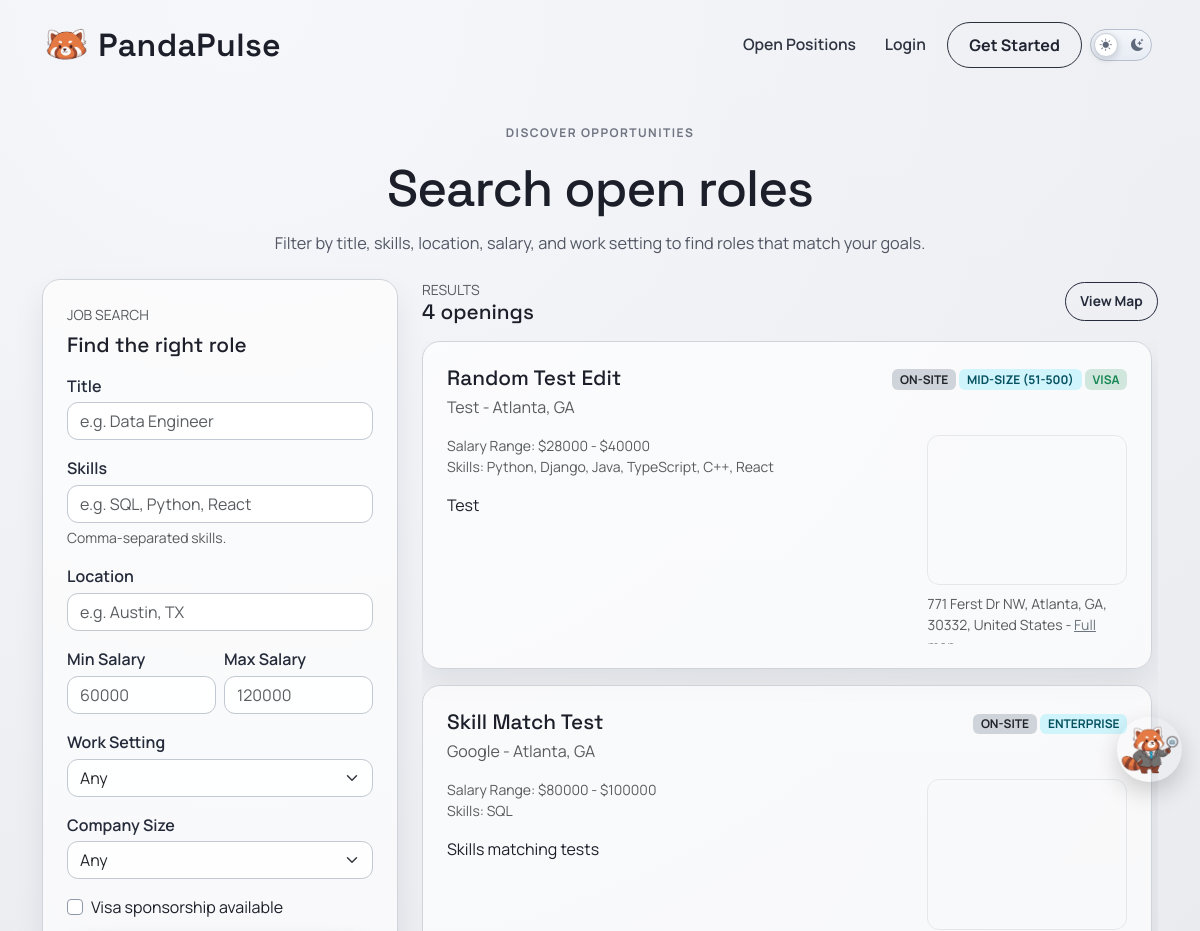
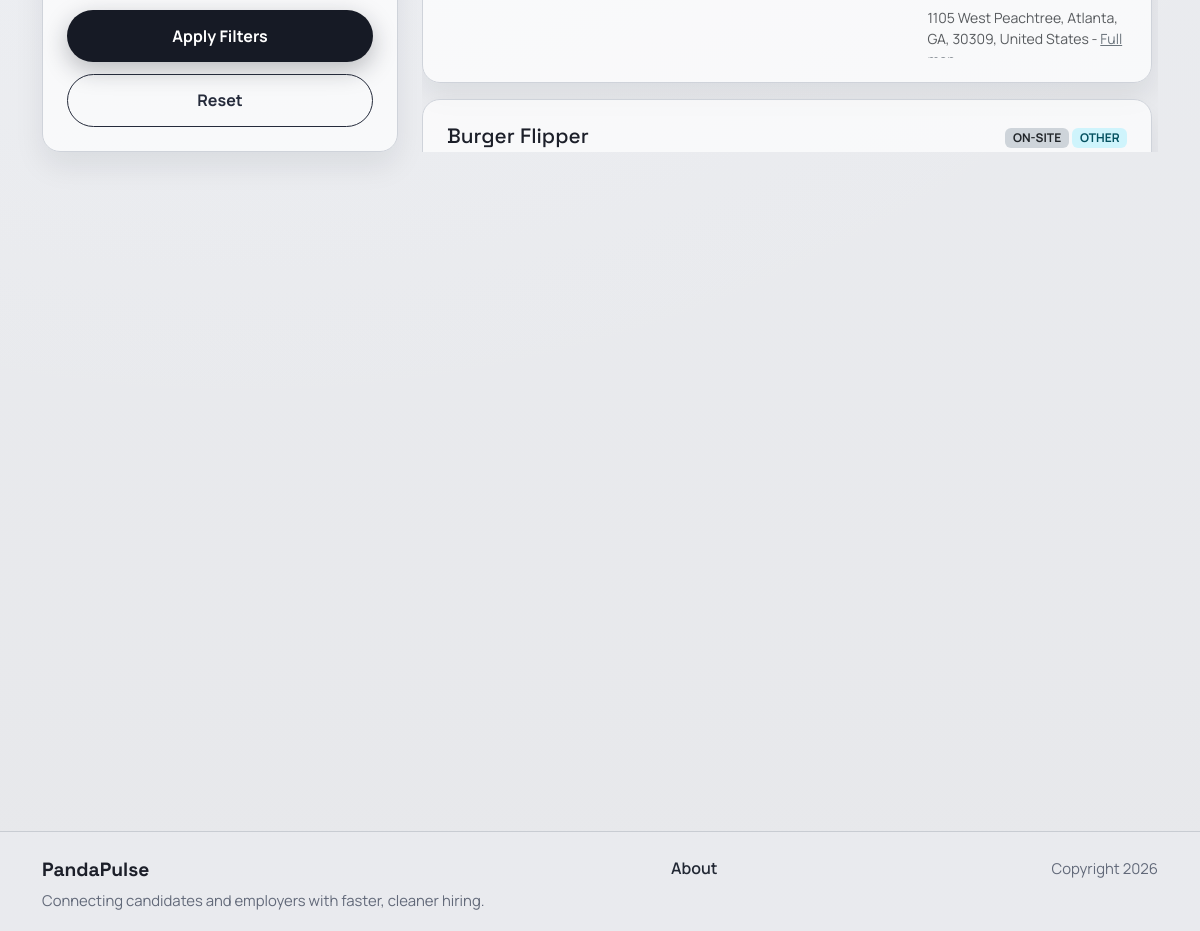
The app's page /jobposts/search/ with its own data (2 pictures, top to bottom).
### jobposts/models.py (models this page shows, shortened)
class JobPost(models.Model):
    COMPANY_SIZE_CHOICES = [
        ("small", "Small (1-50)"),
        ("mid_size", "Mid-size (51-500)"),
        ("large", "Large (501-5,000)"),
        ("fortune_500", "Fortune 500"),
        ("startup", "Startup"),
        ("enterprise", "Enterprise"),
        ("other", "Other"),
    ]
    owner = models.ForeignKey(
        settings.AUTH_USER_MODEL,
        on_delete=models.CASCADE,
        related_name='job_posts',
        null=True,
        blank=True,
    )
    title = models.CharField(max_length=200)
    company = models.CharField(max_length=150)
    location = models.CharField(max_length=150)
    pay_range = models.CharField(max_length=100)
    skills = models.CharField(max_length=300, blank=True)
    salary_min = models.IntegerField(null=True, blank=True)
    salary_max = models.IntegerField(null=True, blank=True)
    WORK_SETTING_CHOICES = [
        ("remote", "Remote"),
        ("onsite", "On-site"),
        ("hybrid", "Hybrid"),
    ]
    work_setting = models.CharField(max_length=20, choices=WORK_SETTING_CHOICES, default="onsite")
    company_size = models.CharField(max_length=20, choices=COMPANY_SIZE_CHOICES, default="other")
    visa_sponsorship = models.BooleanField(default=False)
    description = models.TextField()
    created_at = models.DateTimeField(auto_now_add=True)

### map/models.py (models this page shows, shortened)
class OfficeLocation(models.Model):
    job_post = models.OneToOneField(
        'jobposts.JobPost',
        on_delete=models.CASCADE,
        related_name='office_location',
    )
    address_line_1 = models.CharField(max_length=255, blank=True)
    address_line_2 = models.CharField(max_length=255, blank=True)
    city = models.CharField(max_length=100, blank=True)
    state = models.CharField(max_length=100, blank=True)
    postal_code = models.CharField(max_length=20, blank=True)
    country = models.CharField(max_length=100, blank=True, default='United States')
    latitude = models.DecimalField(
        max_digits=9,
        decimal_places=6,
        validators=[
            MinValueValidator(Decimal('-90')),
            MaxValueValidator(Decimal('90')),
        ],
    )
    longitude = models.DecimalField(
        max_digits=9,
        decimal_places=6,
        validators=[
            MinValueValidator(Decimal('-180')),
            MaxValueValidator(Decimal('180')),
        ],
    )
    class Meta:
        ordering = ['job_post_id']
    @property
    def full_address(self):
        parts = [
            self.address_line_1,
            self.address_line_2,
            self.city,
            self.state,
            self.postal_code,
            self.country,
        ]
        return ', '.join([part for part in parts if part])
    @property
    def osm_embed_url(self):
        lat = float(self.latitude)
        lon = float(self.longitude)
        return f'https://maps.google.com/maps?q={lat},{lon}&z=15&output=embed'

### jobposts/views.py (the view, shortened to what this page needs)
# urls.py: path('search/', views.search, name='jobposts.search'),
def search(request):
    if request.user.is_authenticated:
        prof = Profile.objects.filter(user=request.user).first()
        if prof and (prof.account_type == Profile.AccountType.EMPLOYER and not prof.user.is_staff):
            return redirect("accounts.candidate_search")
    template_data = {'title': 'Job Search'}
    posts = JobPost.objects.select_related('office_location').all().order_by('-created_at')
    can_post_job = False
    if request.user.is_authenticated:
        can_post_job = _is_employer(request.user)
    title = request.GET.get('title', '').strip()
    skills = request.GET.get('skills', '').strip()
    location = request.GET.get('location', '').strip()
    salary_min = request.GET.get('salary_min', '').strip()
    salary_max = request.GET.get('salary_max', '').strip()
    work_setting = request.GET.get('work_setting', '').strip()
    company_size = request.GET.get('company_size', '').strip()
    visa_sponsorship = request.GET.get('visa_sponsorship', '').strip()
    use_home_radius = False
    radius_miles = ''
    radius_warning = ''
    radius_active = False
    is_applicant = False
    applicant_profile = None
    has_home_address = False
    home_address = ''
    if title:
        posts = posts.filter(title__icontains=title)
    if skills:
        skill_terms = [term.strip() for term in skills.split(',') if term.strip()]
        for term in skill_terms:
            posts = posts.filter(skills__icontains=term)
    if location:
        posts = posts.filter(location__icontains=location)
    if work_setting:
        posts = posts.filter(work_setting=work_setting)
    if company_size:
        posts = posts.filter(company_size=company_size)
    if visa_sponsorship.lower() in {'true', '1', 'on', 'yes'}:
        posts = posts.filter(visa_sponsorship=True)
    if salary_min:
        try:
            min_value = int(salary_min)
            posts = posts.filter(Q(salary_max__gte=min_value) | Q(salary_min__gte=min_value))
        except ValueError:
            pass
    if salary_max:
        try:
            max_value = int(salary_max)
            posts = posts.filter(Q(salary_min__lte=max_value) | Q(salary_max__lte=max_value))
        except ValueError:
            pass
    posts_sequence = list(posts)
    matched_posts = []
    other_posts = posts_sequence
    template_data['posts'] = posts_sequence
    template_data['matched_posts'] = matched_posts
    template_data['other_posts'] = other_posts
    template_data['posts_count'] = len(posts_sequence)
    template_data['can_post_job'] = can_post_job
    template_data['filters'] = {
        'title': title,
        'skills': skills,
        'location': location,
        'salary_min': salary_min,
        'salary_max': salary_max,
        'work_setting': work_setting,
        'company_size': company_size,
        'visa_sponsorship': visa_sponsorship.lower() in {'true', '1', 'on', 'yes'},
        'use_home_radius': use_home_radius,
        'radius_miles': radius_miles,
    }
    template_data['is_applicant'] = is_applicant
    template_data['has_home_address'] = has_home_address
    template_data['home_address'] = home_address
    template_data['radius_warning'] = radius_warning
    template_data['radius_active'] = radius_active
    return render(request, 'jobposts/search.html', {'template_data': template_data})

### accounts/context_processors.py (called while the page is built)
def can_post_job(request):
    if not request.user.is_authenticated:
        return {"can_post_job": False}
    is_employer = Profile.objects.filter(
        user=request.user,
        account_type=Profile.AccountType.EMPLOYER,
    ).exists()
    return {"can_post_job": is_employer}

### jobposts/templates/jobposts/search.html (shortened to what this page needs)
{% extends 'base.html' %}
{% block content %}
<section class="page-shell job-search-page">
  <div class="container">
    <div class="page-intro text-center">
      <p class="page-kicker">Discover opportunities</p>
      <h1 class="page-title">Search open roles</h1>
      <p class="page-copy">Filter by title, skills, location, salary, and work setting to find roles that match your goals.</p>
    </div>
    <div class="row g-4">
      <div class="col-lg-4">
        <div class="surface-card">
          <div class="text-uppercase text-muted small mb-2">Job search</div>
          <h2 class="surface-title mb-3">Find the right role</h2>
          <form method="get" class="vstack gap-3" id="job-search-filters">
            <div>
              <label class="form-label">Title</label>
              <input type="text" name="title" class="form-control" placeholder="e.g. Data Engineer" value="{{ template_data.filters.title }}">
            </div>
            <div>
              <label class="form-label">Skills</label>
              <input type="text" name="skills" class="form-control" placeholder="e.g. SQL, Python, React" value="{{ template_data.filters.skills }}">
              <div class="form-text">Comma-separated skills.</div>
            </div>
            <div>
              <label class="form-label">Location</label>
              <input type="text" name="location" class="form-control" placeholder="e.g. Austin, TX" value="{{ template_data.filters.location }}">
            </div>
            <div class="row g-2">
              <div class="col-6">
                <label class="form-label">Min Salary</label>
                <input type="number" name="salary_min" class="form-control" placeholder="60000" value="{{ template_data.filters.salary_min }}">
              </div>
              <div class="col-6">
                <label class="form-label">Max Salary</label>
                <input type="number" name="salary_max" class="form-control" placeholder="120000" value="{{ template_data.filters.salary_max }}">
              </div>
            </div>
            <div>
              <label class="form-label">Work Setting</label>
              <select name="work_setting" class="form-select">
                <option value="" {% if not template_data.filters.work_setting %}selected{% endif %}>Any</option>
              </select>
            </div>
            <div>
              <label class="form-label">Company Size</label>
              <select name="company_size" class="form-select">
                <option value="" {% if not template_data.filters.company_size %}selected{% endif %}>Any</option>
              </select>
            </div>
            <div class="form-check">
              <input class="form-check-input" type="checkbox" id="visa_sponsorship" name="visa_sponsorship" value="true" {% if template_data.filters.visa_sponsorship %}checked{% endif %}>
              <label class="form-check-label" for="visa_sponsorship">Visa sponsorship available</label>
            </div>
            <div class="form-actions mt-1">
              <button type="submit" class="primary-btn border-0 w-100">Apply Filters</button>
              <a href="{% url 'jobposts.search' %}" class="secondary-btn w-100">Reset</a>
            </div>
          </form>
        </div>
      </div>
      <div class="col-lg-8">
        <div class="d-flex align-items-center justify-content-between mb-3">
          <div>
            <div class="text-uppercase text-muted small">Results</div>
            <h3 class="surface-title mb-0">{{ template_data.posts_count }} openings</h3>
          </div>
          <a class="secondary-btn btn-compact" href="{% url 'map.jobs_map' %}">View Map</a>
        </div>
        {% if template_data.posts %}
          <div class="vstack gap-3 job-results-scroll">
            {% for post in template_data.other_posts|default:template_data.posts %}
              <div class="surface-card py-4">
                <div class="d-flex justify-content-between flex-wrap gap-2">
                  <div>
                    <h4 class="surface-title mb-1">{{ post.title }}</h4>
                    <div class="text-muted">{{ post.company }} - {{ post.location }}</div>
                  </div>
                  <div class="d-flex flex-column align-items-end justify-content-between gap-2">
                    <div class="text-end">
                      <span class="badge bg-dark-subtle text-dark text-uppercase">{{ post.get_work_setting_display }}</span>
                      <span class="badge bg-info-subtle text-info-emphasis text-uppercase">{{ post.get_company_size_display }}</span>
                      {% if post.visa_sponsorship %}
                        <span class="badge bg-success-subtle text-success text-uppercase">Visa</span>
                      {% endif %}
                    </div>
                  </div>
                </div>
                <div class="job-post-layout mt-3">
                  <div class="job-post-main">
                    {% if post.salary_min or post.salary_max %}
                      <div class="small text-muted">
                        Salary Range:
                        {% if post.salary_min %}${{ post.salary_min }}{% endif %}
                        {% if post.salary_min and post.salary_max %} - {% endif %}
                        {% if post.salary_max %}${{ post.salary_max }}{% endif %}
                      </div>
                    {% endif %}
                    {% if post.skills %}<div class="small text-muted">Skills: {{ post.skills }}</div>{% endif %}
                    <p class="mt-3 mb-0">{{ post.description|truncatewords:40 }}</p>
                  </div>
                  {% if post.office_location %}
                  <aside class="job-post-map">
                    <div class="ratio ratio-4x3 job-post-map-frame">
                      <iframe title="Office location map" src="{{ post.office_location.osm_embed_url }}" loading="lazy"></iframe>
                    </div>
                    <div class="small text-muted mt-2 job-post-location-scroll">
                      {% if post.office_location.full_address %}{{ post.office_location.full_address }} - {% endif %}
                      <a href="{% url 'map.job_location' post.id %}" class="link-secondary">Full map</a>
                    </div>
                  </aside>
                  {% endif %}
                </div>
              </div>
            {% endfor %}
          </div>
        {% else %}
          <div class="surface-card p-5 text-center">
            <h4 class="surface-title mb-2">No matching jobs yet</h4>
            <p class="text-muted mb-4">Try widening your filters.</p>
          </div>
        {% endif %}
      </div>
    </div>
  </div>
</section>
{% endblock content %}

### project2/static/css/style.css (style rules this page uses)
:root { --bg-base: #e7e8eb; --ink: #1c1f29; --ink-muted: #515662; --line: #c3c8d0; --panel: #9fc3df; --panel-2: #c8deef; }
* { box-sizing: border-box; }
body { margin: 0; min-height: 100vh; font-family: "Manrope", sans-serif; color: var(--ink); background: radial-gradient(circle at 20% 0%, #f5f7fb 0%, rgba(245, 247, 251, 0.3) 38%, transparent 65%), linear-gradient(180deg, #eceef2 0%, var(--bg-base) 100%); }
.primary-btn, .secondary-btn, .danger-btn { display: inline-flex; align-items: center; justify-content: center; text-decoration: none; border-radius: 999px; font-weight: 700; padding: 0.85rem 1.55rem; min-width: 158px; transition: transform 0.22s ease, box-shadow 0.22s ease, background 0.22s ease; }
.btn-compact { min-width: auto; padding: 0.5rem 0.9rem; font-size: 0.86rem; }
.primary-btn { background: #161a25; color: #fff; box-shadow: 0 8px 24px rgba(22, 26, 37, 0.28); }
.secondary-btn { border: 1.3px solid #252b3b; color: #252b3b; }
.page-shell { padding: 2.1rem 0 3.4rem; }
.page-intro { max-width: 860px; margin: 0 auto 1.4rem; }
.page-title { font-family: "Space Grotesk", sans-serif; font-size: clamp(2rem, 4.8vw, 3.2rem); letter-spacing: -0.02em; margin-bottom: 0.7rem; }
.page-kicker { text-transform: uppercase; letter-spacing: 0.12em; font-size: 0.75rem; font-weight: 700; color: #6f7480; }
.page-copy { color: var(--ink-muted); font-size: 1.02rem; line-height: 1.6; }
.surface-card { background: rgba(255, 255, 255, 0.68); border: 1px solid #cfd3da; border-radius: 18px; padding: 1.5rem; box-shadow: 0 14px 30px rgba(18, 23, 36, 0.08); }
.surface-title { font-family: "Space Grotesk", sans-serif; font-size: 1.3rem; margin-bottom: 0.55rem; }
.field-block label, .form-label { font-weight: 600; color: #252b3a; margin-bottom: 0.3rem; }
.form-control, .form-select { border-radius: 11px; border-color: #c3c9d2; background-color: rgba(255, 255, 255, 0.92); }
.form-check-input { border-color: #8f98a9; }
.form-actions { display: flex; gap: 0.75rem; align-items: center; flex-wrap: wrap; }
.form-actions .primary-btn, .form-actions .secondary-btn, .form-actions .danger-btn { min-width: 150px; }
.job-post-layout { display: grid; grid-template-columns: minmax(0, 1fr) 200px; gap: 1rem; align-items: stretch; }
.job-post-main { min-width: 0; }
.job-post-map { justify-self: end; align-self: stretch; width: 100%; max-width: 200px; display: flex; flex-direction: column; height: 100%; }
.job-post-map-frame { overflow: hidden; border-radius: 12px; border: 1px solid #e5e7eb; }
.job-post-map-frame iframe { border: 0; }
.job-post-location-scroll { max-height: 3.2rem; overflow-y: auto; padding-right: 0.2rem; }
.job-search-page .job-results-scroll { max-height: 75vh; overflow-y: auto; padding-right: 0.35rem; }

### project2/static/mascot/panda.css (style rules this page uses)
:root { --panda-size: 65px; --panda-z: 9999; --panda-shadow: 0 10px 25px rgba(0,0,0,.18); --panda-gap: 10px; --panda-bubble-bg: rgba(0,0,0,.82); --panda-bubble-color: #fff; --panda-bubble-radius: 12px; --panda-bubble-font: 12px; --panda-bubble-pad-y: 10px; --panda-bubble-pad-x: 30px; --panda-bubble-maxw: 350px; }

### records on screen
JobPost: title "Random Test Edit", company "Test", location "Atlanta, GA", work_setting "ON-SITE", company_size "MID-SIZE (51-500)", visa_sponsorship "VISA", salary_min "28000", salary_max "40000", skills "Python, Django, Java, TypeScript, C++, React", description "Test", office_location.full_address "771 Ferst Dr NW, Atlanta, GA, 30332, United States"
JobPost: title "Skill Match Test", company "Google", location "Atlanta, GA", work_setting "ON-SITE", company_size "ENTERPRISE", salary_min "80000", salary_max "100000", skills "SQL", description "Skills matching tests", office_location.full_address "1105 West Peachtree, Atlanta, GA, 30309, United States"
JobPost: title "Burger Flipper", work_setting "ON-SITE", company_size "OTHER"

### other values on screen
{{ template_data.posts_count }} "4"
